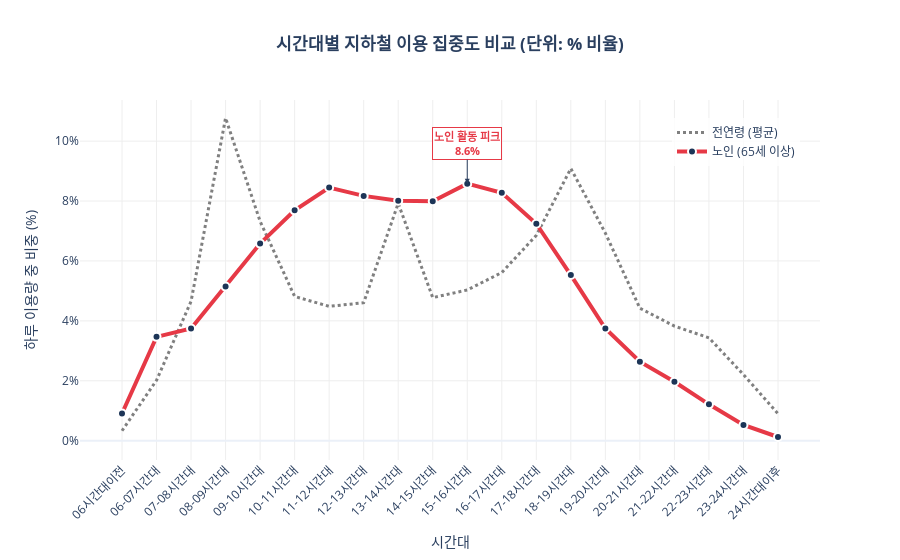

The code cell stored with this chart in its notebook:
### Code cell
# ----------------------------------------------------------
# [1] 데이터 준비
# ----------------------------------------------------------
# ※ 주의: 'total_df'는 전체 연령 데이터프레임 변수명입니다. 
# 가지고 계신 전체 데이터 변수명으로 바꿔주세요! (예: subway_2024_df 등)
# total_df가 없다면 senior24_df와 같은 형식으로 로드해주세요.
# ----------------------------------------------------------

# (가정) 전체 데이터가 total_df라고 가정합니다. 
# 만약 전체 데이터 변수명이 다르다면 아래 줄을 수정하세요.
df_total_raw = total24_df.copy() 


# ----------------------------------------------------------
# [1] 데이터 전처리 (비율 계산 로직 추가)
# ----------------------------------------------------------
# ※ 전연령 데이터 변수명을 'total_df'라고 가정합니다. 
# 가지고 계신 변수명(예: subway_total_df)으로 꼭 바꿔주세요!
# ----------------------------------------------------------

time_cols = [
    '06시간대이전', '06-07시간대', '07-08시간대', '08-09시간대', '09-10시간대',
    '10-11시간대', '11-12시간대', '12-13시간대', '13-14시간대', '14-15시간대',
    '15-16시간대', '16-17시간대', '17-18시간대', '18-19시간대', '19-20시간대',
    '20-21시간대', '21-22시간대', '22-23시간대', '23-24시간대', '24시간대이후'
]

def get_time_percentage(df, label):
    # 1. 복사 및 하차 필터링
    temp = df.copy()
    if '승하차구분' in temp.columns:
        temp = temp[temp['승하차구분'] == '하차']
    
    # 2. 숫자 변환
    for col in time_cols:
        if col in temp.columns:
            temp[col] = pd.to_numeric(temp[col], errors='coerce').fillna(0)
            
    # 3. 시간대별 합계 계산
    sums = temp[time_cols].sum()
    
    # 4. [핵심] 비율(%)로 변환: (해당시간 인원 / 하루 총 인원) * 100
    total_sum = sums.sum()
    if total_sum == 0: return sums # 0으로 나누기 방지
    
    ratio = (sums / total_sum) * 100
    return ratio

# --- 데이터 계산 ---
# 1. 노인 데이터 비율 계산
senior_ratio = get_time_percentage(senior24_df, "노인")

# 2. 전연령 데이터 비율 계산 (변수명 확인 필요!)
try:
    total_ratio = get_time_percentage(total24_df, "전연령") 
except NameError:
    print("⚠ [주의] 'total_df'가 없습니다. 테스트를 위해 노인 데이터를 살짝 변형해 그립니다.")
    # (테스트용: 실제 데이터가 없을 때만 작동)
    total_ratio = senior_ratio.copy() 
    total_ratio.iloc[3] += 5 # 출근시간 가중치 
    total_ratio.iloc[13] += 5 # 퇴근시간 가중치
    total_ratio = (total_ratio / total_ratio.sum()) * 100

# =========================================================
# [2] 시각화 (단일 축 비교)
# =========================================================
fig = go.Figure()

# [Line 1] 전연령 (회색 점선 - 배경)
fig.add_trace(go.Scatter(
    x=total_ratio.index,
    y=total_ratio.values,
    mode='lines',
    name='전연령 (평균)',
    line=dict(color='gray', width=3, dash='dot'),
    hovertemplate='%{x}<br>전연령 비중: %{y:.1f}%'
))

# [Line 2] 노인 (붉은 실선 - 강조)
fig.add_trace(go.Scatter(
    x=senior_ratio.index,
    y=senior_ratio.values,
    mode='lines+markers',
    name='노인 (65세 이상)',
    line=dict(color='#E63946', width=4),
    marker=dict(size=8, color='#1D3557', line=dict(width=2, color='white')),
    hovertemplate='%{x}<br>노인 비중: %{y:.1f}%'
))

# 피크 타임 표시 (노인)
peak_time = senior_ratio.idxmax()
peak_val = senior_ratio.max()
fig.add_annotation(
    x=peak_time, y=peak_val,
    text=f"<b>노인 활동 피크<br>{peak_val:.1f}%</b>",
    showarrow=True, arrowhead=2, ax=0, ay=-40,
    font=dict(color='#E63946', size=11),
    bgcolor="rgba(255,255,255,0.8)", bordercolor="#E63946"
)

# 레이아웃 설정
fig.update_layout(
    title=dict(
        text="<b>시간대별 지하철 이용 집중도 비교 (단위: % 비율)</b>",
        x=0.5
    ),
    xaxis=dict(
        title="시간대", 
        tickangle=-45,
        gridcolor='#eee'
    ),
    yaxis=dict(
        title="하루 이용량 중 비중 (%)",
        gridcolor='#eee',
        ticksuffix="%" # Y축 숫자에 % 붙이기
    ),
    template="plotly_white",
    hovermode="x unified", # 마우스 올리면 두 선의 값 동시에 비교
    legend=dict(x=0.8, y=0.95, bgcolor='rgba(255,255,255,0.8)')
)

fig.show()

### Figure 1 — Plotly figure (JSON) as saved in the notebook; plotly's stock layout.template omitted (floating-point values rounded to 4 significant figures)
{"data": [{"hovertemplate": "%{x}<br>전연령 비중: %{y:.1f}%", "line": {"color": "gray", "dash": "dot", "width": 3}, "mode": "lines", "name": "전연령 (평균)", "type": "scatter", "x": ["06시간대이전", "06-07시간대", "07-08시간대", "08-09시간대", "09-10시간대", "10-11시간대", "11-12시간대", "12-13시간대", "13-14시간대", "14-15시간대", "15-16시간대", "16-17시간대", "17-18시간대", "18-19시간대", "19-20시간대", "20-21시간대", "21-22시간대", "22-23시간대", "23-24시간대", "24시간대이후"], "y": [0.3306, 2.015, 4.65, 10.77, 7.323, 4.816, 4.484, 4.606, 7.923, 4.776, 5.031, 5.613, 6.856, 9.087, 6.929, 4.423, 3.824, 3.434, 2.206, 0.9016]}, {"hovertemplate": "%{x}<br>노인 비중: %{y:.1f}%", "line": {"color": "#E63946", "width": 4}, "marker": {"color": "#1D3557", "line": {"color": "white", "width": 2}, "size": 8}, "mode": "lines+markers", "name": "노인 (65세 이상)", "type": "scatter", "x": ["06시간대이전", "06-07시간대", "07-08시간대", "08-09시간대", "09-10시간대", "10-11시간대", "11-12시간대", "12-13시간대", "13-14시간대", "14-15시간대", "15-16시간대", "16-17시간대", "17-18시간대", "18-19시간대", "19-20시간대", "20-21시간대", "21-22시간대", "22-23시간대", "23-24시간대", "24시간대이후"], "y": [0.9083, 3.466, 3.746, 5.144, 6.58, 7.689, 8.45, 8.172, 8.014, 7.994, 8.58, 8.276, 7.244, 5.529, 3.746, 2.637, 1.966, 1.213, 0.5248, 0.1227]}], "layout": {"annotations": [{"arrowhead": 2, "ax": 0, "ay": -40, "bgcolor": "rgba(255,255,255,0.8)", "bordercolor": "#E63946", "font": {"color": "#E63946", "size": 11}, "showarrow": true, "text": "<b>노인 활동 피크<br>8.6%</b>", "x": "15-16시간대", "y": 8.58}], "hovermode": "x unified", "legend": {"bgcolor": "rgba(255,255,255,0.8)", "x": 0.8, "y": 0.95}, "title": {"text": "<b>시간대별 지하철 이용 집중도 비교 (단위: % 비율)</b>", "x": 0.5}, "xaxis": {"gridcolor": "#eee", "tickangle": -45, "title": {"text": "시간대"}}, "yaxis": {"gridcolor": "#eee", "ticksuffix": "%", "title": {"text": "하루 이용량 중 비중 (%)"}}}}
